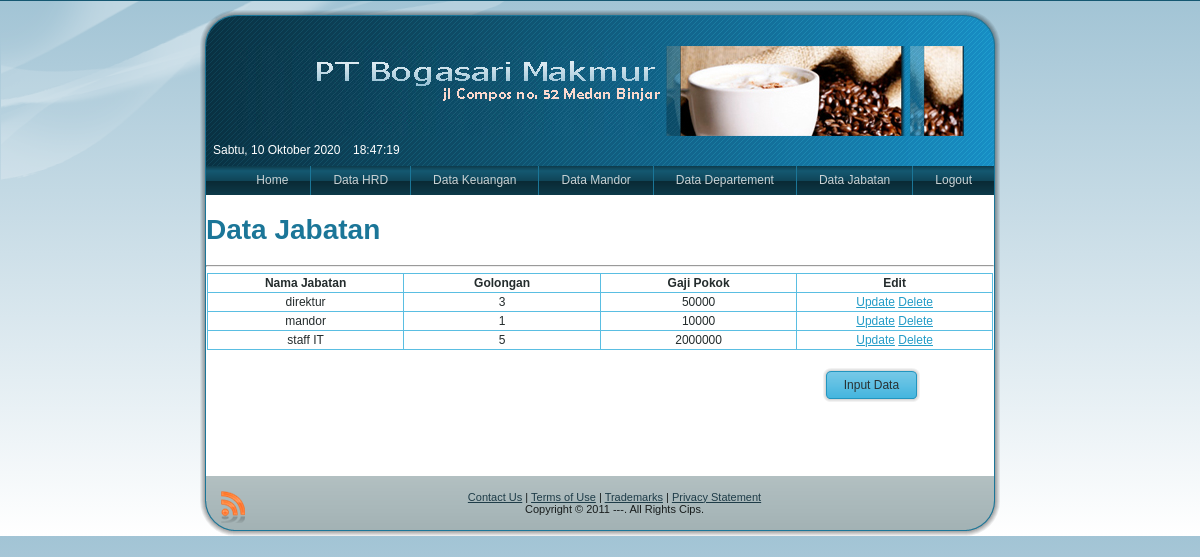
Screenshot of /penggajian3/uadmin.php?page=viewjabatan with the database file from the repository.
### tables this page shows
CREATE TABLE `jabatan` (
  `id_jabatan` int(6) NOT NULL auto_increment,
  `nama_jabatan` varchar(25) default NULL,
  `golongan` varchar(25) default NULL,
  `gaji_pokok` int(11) default NULL,
  PRIMARY KEY  (`id_jabatan`)
);

### penggajian3/system/admin/view_jabatan.php (the view, shortened to what this page needs)
<!DOCTYPE html PUBLIC "-//W3C//DTD XHTML 1.0 Transitional//EN" "http://www.w3.org/TR/xhtml1/DTD/xhtml1-transitional.dtd">
<html xmlns="http://www.w3.org/1999/xhtml">
<head>
</head>
<body>
<h1 align="left">Data Jabatan </h1>
<hr />
<table width="80%" border="0" align="center" class="tbls">
<tr>
    <td width="200"><div align="center"><strong>Nama Jabatan</strong></div></td>
    <td width="200"><div align="center"><strong>Golongan</strong></div></td>
    <td width="200"><div align="center"><strong>Gaji Pokok</strong></div></td>
    <td width="200"><div align="center"><strong>Edit</strong></div></td>
</tr>
<?php include"koneksi.php";
 $sql=mysql_query("select * from jabatan");
		 while($re=mysql_fetch_array($sql)){ ?>
			<tr align="left" valign="top">
				<td>
					<?php echo $re[nama_jabatan] ?>				</td>
				<td>
					<?php echo $re[golongan] ?>			</td>
				<td>
					<?php echo $re[gaji_pokok] ?>		</td>
                <td align="center">
					<a href="?page=updatejabatan&id=<?php echo $re[id_jabatan]; ?>">Update</a>
					<a href="?page=viewjabatan&id=<?php echo $re[id_jabatan]; ?>" onClick="return confirm('Apakah Anda yakin menghapus data ini ?')">Delete</a>				</td>
			</tr>
		<?php }?>
</table>
<br/>
<table width="82%" border="0" align="center">
  <tr>
    <td>
    <div align="right">
<a class="Button" href="?page=jabatan">
     <span class="btn">
            <span class="l"></span>
            <span class="t">Input Data</span>
      </span>
</a></div>
    </td>
  </tr>
</table>
<br/>
<br/>
<p>&nbsp;</p>
</body>
</html>

### penggajian3/style.css (style rules this page uses)
body { margin: 0 auto; padding: 0; background-color: #145871; }
body { font-family: Arial, Helvetica, Sans-Serif; font-size: 12px; font-style: normal; font-weight: normal; color: #242C2D; }
a { font-family: Arial, Helvetica, Sans-Serif; text-decoration: underline; color: #239CC7; }
a:link { font-family: Arial, Helvetica, Sans-Serif; text-decoration: underline; color: #239CC7; }
h1, h2, h3, h4, h5, h6, h1 a, h2 a, h3 a, h4 a, h5 a, h6 a h1 a:hover, h2 a:hover, h3 a:hover, h4 a:hover, h5 a:hover, h6 a:hover h1 a:visited, h2 a:visited, h3 a:visited, h4 a:visited, h5 a:visited, h6 a:visited { font-weight: normal; font-style: normal; text-decoration: none; }
h1, h1 a, h1 a:link, h1 a:visited, h1 a:hover { font-family: Arial, Helvetica, Sans-Serif; font-size: 28px; font-style: normal; font-weight: bold; text-align: left; color: #1B7698; }
.Button { display:inline-block; width: auto; outline:none; border:none; background:none; line-height:34px; margin:0; padding:0; overflow: visible; cursor: default; text-decoration: none !important; z-index:0; }
.Button .btn { display:block; position:relative; float:left; height: 34px; overflow:hidden; white-space: nowrap; width: auto; color: #293233; }
.Button .btn .t { display:block; height: 34px; font-family: Arial, Helvetica, Sans-Serif; font-size: 12px; font-style: normal; font-weight: normal; white-space: nowrap; text-align: left; padding: 0 21px; line-height: 34px; text-decoration: none !important; }
.Button .btn .l, .Button .btn .r { display:block; position:absolute; z-index:-1; height: 102px; background-image: url('images/Button.png'); }
.Button .btn .l { left:0; right:11px; }

### penggajian3/uadmin.php (style rules this page uses)
.tbls table, table.tbls { border-collapse: collapse; margin: 1px; width:auto; }
.tbls table, table.tbls .tbls tr, .tbls th, .tbls td { background-color:Transparent; }
.tbls th, .tbls td { padding: 2px; border: solid 1px #5ABEE2; vertical-align: top; }
#all { background: -webkit-gradient(linear, left top, left bottom, from(#a2c4d5), to(#ffffff)); background: -moz-linear-gradient(top, #a2c4d5, #ffffff) no-repeat; filter: progid:DXImageTransform.Microsoft.gradient(startColorstr='#a2c4d5', endColorstr='#ffffff'); -ms-filter: progid:DXImageTransform.Microsoft.gradient(startColorstr='#a2c4d5', endColorstr='#ffffff'); }

### penggajian3/system/admin/view_jabatan.php (style rules this page uses)
.tbls tr td { text-align: center; }

### rows the page displays
jabatan: nama_jabatan "direktur", golongan "3", gaji_pokok "50000"
jabatan: nama_jabatan "mandor", golongan "1", gaji_pokok "10000"
jabatan: nama_jabatan "staff IT", golongan "5", gaji_pokok "2000000"
